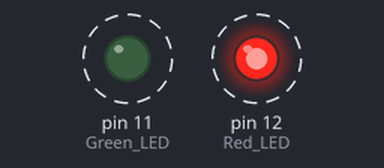
Simulated run of this sketch. Board: Arduino Uno, built with avr-gcc and run on an emulated ATmega328P. On the bench: output pins drawn as LEDs (lit = HIGH). Dashed ring = blinking.

Above: at 0.05 s.
Timing chart, 0 to 3.0 s (numbered marks = the images above):
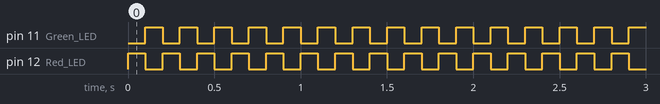

Measured:
- by itself, pin 11 (Green_LED), pin 12 (Red_LED): alternates HIGH for 0.10 s and LOW for 0.10 s

The sketch:

Police_Lights.ino
```cpp
//Created by Eric Nunez Osiel Torres
//Created on 1/16/2013
//Sketch: Police Lights

void setup()   {
 pinMode(12, OUTPUT);//Red LED
 pinMode(11, OUTPUT);//Green LED
}


void loop()    {
  digitalWrite(12, HIGH);//Red LED On
  delay(100);
  digitalWrite(12, LOW);//Red LED off
  digitalWrite(11, HIGH);//Green LED on
  delay(100);
  digitalWrite(11, LOW);//Green LED off

}
```
